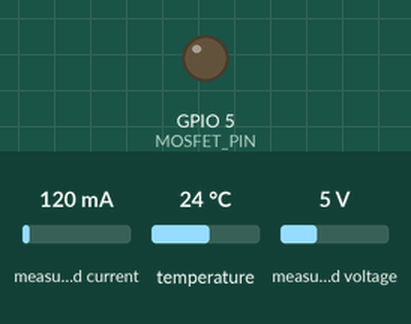
A sketch run on a simulated ESP32-C3. On the bench: output pins drawn as LEDs (lit = HIGH). Inputs (shaded band) come from the test bench; at power-on: measured current 120 mA, temperature 24 °C, measured voltage 5 V. No radio packets arrive unless stated; pins used as bus, display or sensor lines are not drawn; what the sketch prints to the serial monitor is not drawn. At 2.2 s the program puts the board to deep sleep or switches it off; the recording ends there.

Above: at 0.1 s.
Timing chart, 0 to 2.2 s (numbered marks = the images above):
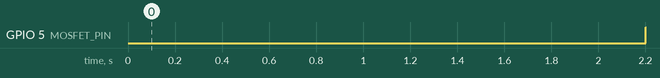

The sketch:

LoRa_ESP32_C3.ino
```cpp
// ESP32-C3 — RFM95W + INA219 + DS18B20
// Wiring:
// RFM95W      ESP32-C3
// 3.3V        3.3V
// GND         GND
// NSS         GPIO10
// SCK         GPIO6
// MOSI        GPIO7
// MISO        GPIO2
// DIO0        GPIO3
// RST         GPIO4
//
// INA219      GPIO0 (SDA), GPIO1 (SCL)
//
// DS18B20 DQ  GPIO5 (with 4.7k pullup)
//
// MOSFET Gate GPIO8 (P-channel; LOW = sensors ON)

#include <RHReliableDatagram.h>
#include <RH_RF95.h>            // Low-level RFM95 driver
#include <SPI.h>
#include <Wire.h>
#include <Adafruit_INA219.h>
#include <OneWire.h>
#include <DallasTemperature.h>

#define MOSFET_PIN    5       // LOW at boot → sensors ON
#define ONE_WIRE_BUS  8

// LoRa pins (RFM95W on ESP32-C3)
#define LORA_SS       10      // NSS
#define LORA_RST      4
#define LORA_DIO0     3

// === MUST MATCH YOUR GATEWAY ===
#define MY_ADDRESS      100    // Your device's address (1-253)
#define GATEWAY_ADDRESS 254   // Gateway address
#define LORA_FREQ       868.1 // 868.1 MHz
#define SLEEP_MINUTES   15
// =================================
Adafruit_INA219 ina219(0x40);
OneWire oneWire(ONE_WIRE_BUS);
DallasTemperature sensors(&oneWire);
RH_RF95 rf95(LORA_SS, LORA_DIO0);
RHReliableDatagram manager(rf95, MY_ADDRESS);

void setup() {
  Serial.begin(115200);
  while (!Serial); // Wait for serial monitor
  // Sensors ON (GPIO 8 = LOW at boot)
  pinMode(MOSFET_PIN, OUTPUT);
  digitalWrite(MOSFET_PIN, LOW);
  delay(500);
  SPI.begin(6, 2, 7, 10);   // SCK=6, MISO=2, MOSI=7, SS=10
  // I2C on remapped pins
  Wire.begin(0, 1);  // SDA=GPIO0, SCL=GPIO1
  ina219.begin();
  // DS18B20
  sensors.begin();
  // LoRa init
  pinMode(LORA_RST, OUTPUT);
  digitalWrite(LORA_RST, LOW);
  delay(10);
  digitalWrite(LORA_RST, HIGH);
  delay(10);

  if (!manager.init()) {
    digitalWrite(MOSFET_PIN, HIGH);
    esp_sleep_enable_timer_wakeup(SLEEP_MINUTES * 60ULL * 1000000ULL);
    esp_deep_sleep_start();
  }
  rf95.setFrequency(LORA_FREQ);
  rf95.setModemConfig(RH_RF95::Bw125Cr45Sf128);  // SF7, CR4/5, BW125kHz
  rf95.setTxPower(14, false);                    // Same as gateway
  // Read sensors
  float voltage = ina219.getBusVoltage_V() + ina219.getShuntVoltage_mV() / 1000.0f;
  sensors.requestTemperatures();
  delay(800);
  float temp = sensors.getTempCByIndex(0);
  if (temp == DEVICE_DISCONNECTED_C) temp = -127.0;
  // ←←← THIS IS THE EXACT FORMAT YOUR GATEWAY LOVES ←←←
  char payload[64];
  snprintf(payload, sizeof(payload),"{\"V\":%.2f,\"T\":%.1f}", voltage, temp);
  uint8_t result = manager.sendtoWait((uint8_t*)payload, strlen(payload), GATEWAY_ADDRESS);
  Serial.print("Sent: ");
  Serial.println(payload);
  if (!result) {
    Serial.println("SUCCESS – packet sent + ACK received");
  } else {
    Serial.print("No ACK, error 0x");
    Serial.println(result, HEX);
  // packet was still transmitted – you will see it on the gateway log below
  }
  // Sensors OFF
  digitalWrite(MOSFET_PIN, HIGH);
  // 5-minute deep sleep
  esp_sleep_enable_timer_wakeup(SLEEP_MINUTES * 60ULL * 1000000ULL);
  esp_deep_sleep_start();
}
void loop() {
  // Never reached
}
```

Measured:
- by itself, GPIO 5 (MOSFET_PIN): LOW → HIGH at 2.2 s
